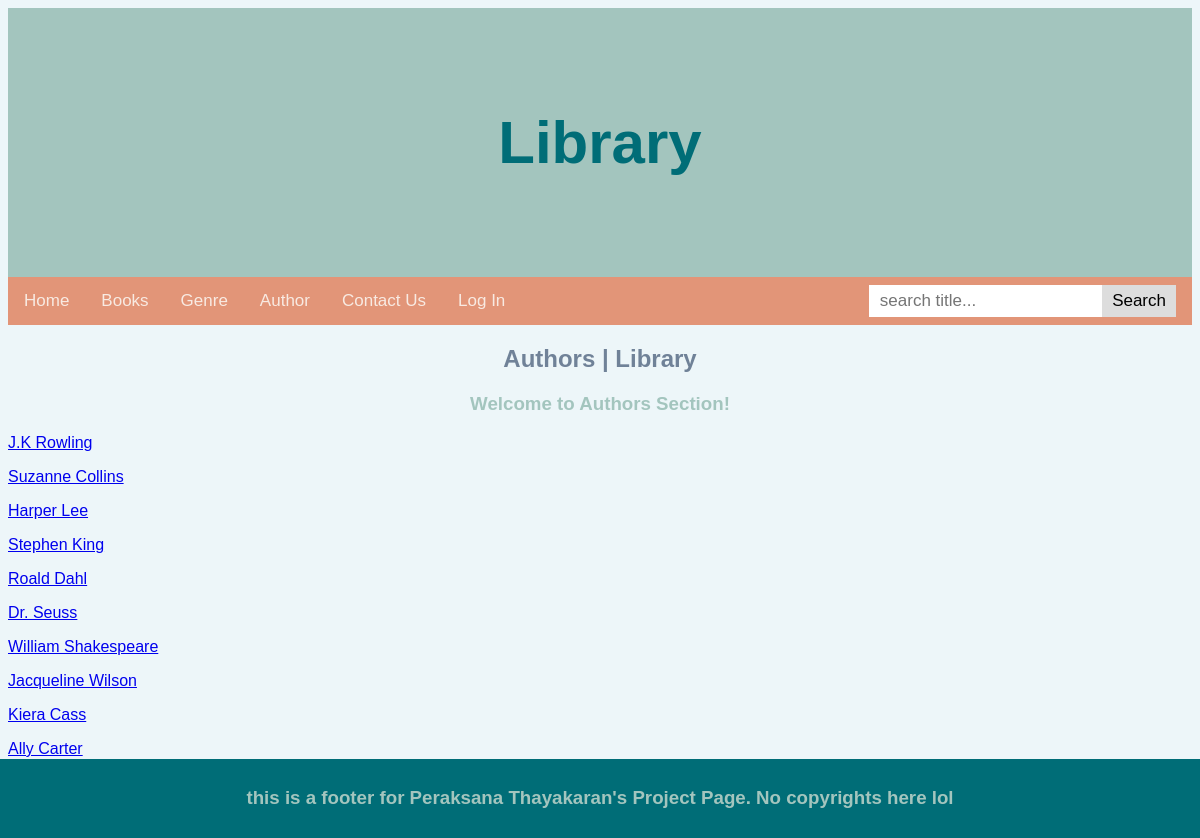
The page /author on the database its author committed.
### tables this page shows
CREATE TABLE Author (id INTEGER PRIMARY KEY, name, description, image);

### route.py (the view)
@app.route('/author')
def author():
    con = sqlite3.connect(app.config['DATABASE'])
    cur = con.cursor()
    cur.execute("SELECT id,name FROM Author ORDER BY id;")
    authors = cur.fetchall()
    con.close()
    return render_template("author.html", authors=authors)

### route.py (called while the page is built)
@app.context_processor
def context_processor():
  return dict(title=app.config['TITLE'])

### templates/author.html
{% extends "layout.html" %}
{% block content %}
<h2 > Authors | Library </h2>
<h3> Welcome to Authors Section!</h3>
	{% for author in authors %}
		<p>
			<a href="/author/{{author[0]}}">{{ author[1] }}</a>
		</p>
	{% endfor %}
	<h1> ------------------------------------------------------------------------   </h1>
{% endblock %}

### static/style.css (style rules this page uses)
body { font-family: "Verdana"; color : #a3c5be ; background-color: #EDf6f9; }
h3 { color : #a3c5be ; text-align: center }
h2 { color: #708298; text-align: center }
p { color: #a27167 ; }
h1 { text-align: center; }
body { font-family: "gill sans", sans-serif; color:#cf7757 }
* { box-sizing: border-box; }
:root { --primary-colour: hsl(25, 65%, 76%); --secondary-colour: hsl(25, 83%, 68%); --star-colour: hsl(25, 83%, 68%); }

### rows shown on the page
Author: name "J.K Rowling"
Author: name "Suzanne Collins"
Author: name "Harper Lee"
Author: name "Stephen King"
Author: name "Roald Dahl"
Author: name "Dr. Seuss"
Author: name "William Shakespeare"
Author: name "Jacqueline Wilson"
Author: name "Kiera Cass"
Author: name "Ally Carter"
